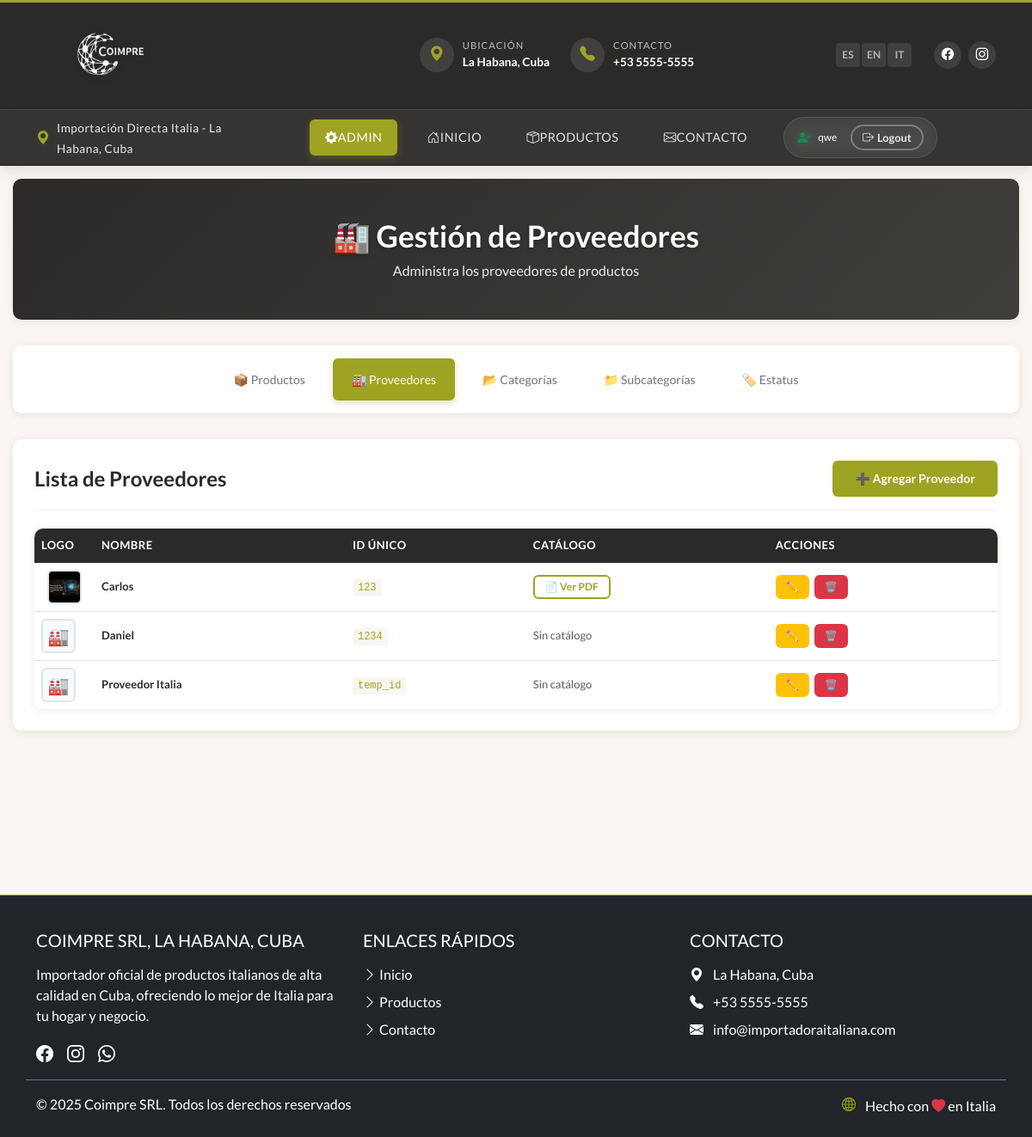
Page /productos/admin/proveedores/ (signed in) on the committed database.
### productos/models.py (models this page shows, shortened)
class Proveedor(models.Model):
    name = models.CharField(max_length=120, verbose_name="Nombre")
    slug = models.SlugField(unique=True, blank=True)
    logo = models.ImageField(upload_to='proveedores/', blank=True, null=True, verbose_name="Logo")
    id_unico = models.CharField(max_length=50, unique=True, verbose_name="ID Único", help_text="Identificador único del proveedor", default="temp_id")
    catalogo = models.FileField(upload_to='catalogos/', blank=True, null=True, verbose_name="Catálogo (PDF)")
    def count_productos(self):
        """Cuenta los productos activos del proveedor"""
        return self.productos_asociados.count()
    count_productos.short_description = "Productos Activos"
    class Meta:
        verbose_name = "Proveedor"
        verbose_name_plural = "Proveedores"

### productos/views.py (the view)
    def wrapper(request, *args, **kwargs):
        if not request.user.is_authenticated:
            messages.warning(request, 'Debes iniciar sesión para acceder a esta página.')
            return redirect('productos:secret_login')
        if not is_staff_user(request.user):
            messages.error(request, 'No tienes permisos para acceder a esta página.')
            raise Http404("Página no encontrada")
        return view_func(request, *args, **kwargs)

### productos/templates/productos/manage_proveedores.html (shortened to what this page needs)
{% extends 'coimpres_cuba/base.html' %}
{% load static %}
{% block extra_css %}
<link rel="stylesheet" href="{% static 'css/admin.css' %}">
{% endblock %}
{% block content %}
<div class="admin-container">
    {% include 'productos/partials/admin_header.html' with page_title="🏭 Gestión de Proveedores" page_description="Administra los proveedores de productos" %}
    <div class="admin-nav">
        <a href="{% url 'productos:admin_panel' %}" class="nav-link">📦 Productos</a>
        <a href="{% url 'productos:manage_proveedores' %}" class="nav-link active">🏭 Proveedores</a>
        <a href="{% url 'productos:manage_categories' %}" class="nav-link">📂 Categorías</a>
        <a href="{% url 'productos:manage_subcategories' %}" class="nav-link">📁 Subcategorías</a>
        <a href="{% url 'productos:manage_estatus' %}" class="nav-link">🏷️ Estatus</a>
    </div>
    <div class="admin-section">
        <div class="section-header">
            <h2>Lista de Proveedores</h2>
            <button class="btn btn-primary" onclick="showAddForm()">➕ Agregar Proveedor</button>
        </div>
        <div class="table-responsive">
            <table class="admin-table">
                <thead>
                    <tr>
                        <th>Logo</th>
                        <th>Nombre</th>
                        <th>ID Único</th>
                        <th>Catálogo</th>
                        <th>Acciones</th>
                    </tr>
                </thead>
                <tbody>
                    {% for proveedor in proveedores %}
                    <tr>
                        <td>
                            {% if proveedor.logo %}
                                <img src="{{ proveedor.logo.url }}" alt="{{ proveedor.name }}" class="product-thumb">
                            {% else %}
                                <div class="no-image">🏭</div>
                            {% endif %}
                        </td>
                        <td><strong>{{ proveedor.name }}</strong></td>
                        <td><code>{{ proveedor.id_unico }}</code></td>
                        <td>
                            {% if proveedor.catalogo %}
                                <a href="{{ proveedor.catalogo.url }}" target="_blank" class="btn btn-sm btn-outline-primary">📄 Ver PDF</a>
                            {% else %}
                                <span class="text-muted">Sin catálogo</span>
                            {% endif %}
                        </td>
                        <td>
                            <div class="action-buttons">
                                <a href="{% url 'productos:edit_proveedor' proveedor.pk %}" class="btn btn-sm btn-warning" title="Editar">✏️</a>
                                <button onclick="deleteItem({{ proveedor.pk }}, '{{ proveedor.name|escapejs }}', 'proveedor')" class="btn btn-sm btn-danger" title="Eliminar">🗑️</button>
                            </div>
                        </td>
                    </tr>
                    {% empty %}
                    <tr>
                        <td colspan="5" class="text-center text-muted">No hay proveedores registrados</td>
                    </tr>
                    {% endfor %}
                </tbody>
            </table>
        </div>
    </div>
</div>
{% endblock %}

### coimpres_cuba/templates/coimpres_cuba/base.html (shortened to what this page needs)
{% load static %}
<!DOCTYPE html>
<html lang="{{ lang }}">
<head>
    <link href="https://cdn.jsdelivr.net/npm/bootstrap@5.3.0/dist/css/bootstrap.min.css" rel="stylesheet">
    <link rel="stylesheet" href="https://cdn.jsdelivr.net/npm/bootstrap-icons@1.11.0/font/bootstrap-icons.css">
    <link rel="stylesheet" href="https://cdnjs.cloudflare.com/ajax/libs/animate.css/4.1.1/animate.min.css">
    <link rel="stylesheet" href="{% static 'css/styles.css' %}">
    <link rel="stylesheet" href="{% static 'css/header.css' %}">
    <link rel="stylesheet" href="{% static 'css/components.css' %}">
    {% block extra_css %}{% endblock %}
</head>
<body>
    <header class="enhanced-header position-relative">
        <div class="container py-0">
            <div class="header-main py-3">
                <div class="row align-items-center">
                    <div class="col-lg-4 col-md-3 col-7">
                        <a class="header-logo-container" href="{% url 'home' %}">
                            <div class="logo-wrapper">
                                <img src="{% static 'img/logo_3.png' %}" alt="Coimpres Cuba Logo" class="logo-img" />
                            </div>
                        </a>
                    </div>
                    <div class="col-lg-5 col-md-6 d-none d-md-block">
                        <div class="header-contact-info d-flex justify-content-center">
                            <div class="contact-info-item me-4">
                                <div class="contact-icon">
                                    <i class="bi bi-geo-alt-fill"></i>
                                </div>
                                <div class="contact-text">
                                    <span class="contact-label">Ubicación</span>
                                    <span class="contact-value">La Habana, Cuba</span>
                                </div>
                            </div>
                            <div class="contact-info-item">
                                <div class="contact-icon">
                                    <i class="bi bi-telephone-fill"></i>
                                </div>
                                <div class="contact-text">
                                    <span class="contact-label">Contacto</span>
                                    <span class="contact-value">+53 5555-5555</span>
                                </div>
                            </div>
                        </div>
                    </div>
                    <div class="col-lg-3 col-md-3 col-5">
                        <div class="header-actions d-flex align-items-center justify-content-end">
                            <div class="language-selector me-3">
                                <div class="btn-group" role="group">
                                    <a href="?lang=es" class="lang-btn {% if lang == 'es' %}active{% endif %}">ES</a>
                                    <a href="?lang=en" class="lang-btn {% if lang == 'en' %}active{% endif %}">EN</a>
                                    <a href="?lang=it" class="lang-btn {% if lang == 'it' %}active{% endif %}">IT</a>
                                </div>
                            </div>
                            <div class="header-social-icons d-none d-lg-flex">
                                <a href="#" class="social-icon-circle" aria-label="Facebook">
                                    <i class="bi bi-facebook"></i>
                                </a>
                                <a href="#" class="social-icon-circle" aria-label="Instagram">
                                    <i class="bi bi-instagram"></i>
                                </a>
                            </div>
                        </div>
                    </div>
                </div>
            </div>
        </div>
        <nav class="enhanced-nav">
            <div class="container">
                <div class="d-flex align-items-center justify-content-between py-2">
                    <div class="location-full d-none d-md-flex align-items-center">
                        <div class="location-icon">
                            <i class="bi bi-geo-alt-fill text-accent me-2"></i>
                        </div>
                        <div>
                            <span class="location-text">Importación Directa Italia - La Habana, Cuba</span>
                        </div>
                    </div>
                    <div class="navbar-collapse collapse-mobile d-lg-flex align-items-center justify-content-center" id="navbarNav">
                        <ul class="navbar-nav d-flex align-items-center">
                            {% if user.is_authenticated and user.is_staff %}
                            <li class="nav-item">
                                <a class="nav-link {% if '/productos/admin/' in request.path %}active{% endif %}" href="{% url 'productos:admin_panel' %}" title="Panel de Administración">
                                    <i class="bi bi-gear-fill"></i> Admin
                                </a>
                            </li>
                            {% endif %}
                            <li class="nav-item">
                                <a class="nav-link {% if request.path == '/' %}active{% endif %}" href="/">
                                    <i class="bi bi-house-door"></i> {{ i18n.home|default:"Inicio" }}
                                </a>
                            </li>
                            <li class="nav-item">
                                <a class="nav-link {% if request.path == '/productos/' %}active{% endif %}" href="/productos/">
                                    <i class="bi bi-box-seam"></i> {{ i18n.products|default:"Productos" }}
                                </a>
                            </li>
                            <li class="nav-item">
                                <a class="nav-link {% if request.path == '/contact/' %}active{% endif %}" href="/contact/">
                                    <i class="bi bi-envelope"></i> {{ i18n.contact|default:"Contacto" }}
                                </a>
                            </li>
                        </ul>
                        {% if user.is_authenticated and user.is_staff %}
                        <div class="navbar-auth-info d-flex align-items-center ms-lg-3">
                            <div class="auth-user-info d-none d-lg-flex align-items-center me-3">
                                <i class="bi bi-person-check-fill text-success me-2"></i>
                                <span class="text-white small">{{ user.get_full_name|default:user.username }}</span>
                            </div>
                            <a href="{% url 'productos:admin_logout' %}" class="btn btn-outline-light btn-sm" title="Cerrar Sesión">
                                <i class="bi bi-box-arrow-right"></i>
                                <span class="d-none d-lg-inline ms-1">Logout</span>
                            </a>
                        </div>
                        {% endif %}
                    </div>
                </div>
            </div>
        </nav>
    </header>
    <main>
        {% block content %}{% endblock %}
    </main>
    <footer class="bg-dark text-white py-4 mt-5">
        <div class="container">
            <div class="row py-3">
                <div class="col-lg-4 col-md-6 mb-4 mb-md-0">
                    <h5 class="text-uppercase mb-3">Coimpre SRL, La Habana, Cuba</h5>
                    <p class="mb-3">{{ i18n.footer_description|default:"Importador oficial de productos italianos de alta calidad en Cuba, ofreciendo lo mejor de Italia para tu hogar y negocio." }}</p>
                    <div class="d-flex social-icons">
                        <a href="#" class="me-3 text-white"><i class="bi bi-facebook fs-5"></i></a>
                        <a href="#" class="me-3 text-white"><i class="bi bi-instagram fs-5"></i></a>
                        <a href="#" class="text-white"><i class="bi bi-whatsapp fs-5"></i></a>
                    </div>
                </div>
                <div class="col-lg-4 col-md-6 mb-4 mb-md-0">
                    <h5 class="text-uppercase mb-3">{{ i18n.quick_links|default:"Enlaces Rápidos" }}</h5>
                    <ul class="list-unstyled">
                        <li class="mb-2"><a href="/" class="text-white text-decoration-none"><i class="bi bi-chevron-right"></i> {{ i18n.home|default:"Inicio" }}</a></li>
                        <li class="mb-2"><a href="{% url 'productos:product_list' %}" class="text-white text-decoration-none"><i class="bi bi-chevron-right"></i> {{ i18n.products|default:"Productos" }}</a></li>
                        <li><a href="/contact/" class="text-white text-decoration-none"><i class="bi bi-chevron-right"></i> {{ i18n.contact|default:"Contacto" }}</a></li>
                    </ul>
                </div>
                <div class="col-lg-4 col-md-6">
                    <h5 class="text-uppercase mb-3">{{ i18n.contact|default:"Contacto" }}</h5>
                    <p class="mb-2"><i class="bi bi-geo-alt-fill me-2"></i> {{ i18n.address|default:"La Habana, Cuba" }}</p>
                    <p class="mb-2"><i class="bi bi-telephone-fill me-2"></i> +53 5555-5555</p>
                    <p class="mb-2"><i class="bi bi-envelope-fill me-2"></i> info@importadoraitaliana.com</p>
                </div>
            </div>
            <div class="row pt-3 border-top border-secondary">
                <div class="col-md-6">
                    <p class="mb-0">&copy; 2025 Coimpre SRL. {{ i18n.rights|default:"Todos los derechos reservados" }}</p>
                </div>
                <div class="col-md-6 text-md-end">
                    <p class="mb-0">
                        <i class="bi bi-globe2 text-accent me-2"></i>
                        <span class="align-middle">{{ i18n.made_with_love|default:"Hecho con" }} <i class="bi bi-heart-fill text-danger"></i> {{ i18n.in_italy|default:"en Italia" }}</span>
                    </p>
                </div>
            </div>
        </div>
    </footer>
  </body>
</html>

### rows in the picture
Proveedor: logo (picture), name "Carlos", id_unico "123"
Proveedor: name "Daniel", id_unico "1234", catalogo "Sin catálogo"
Proveedor: name "Proveedor Italia", id_unico "temp_id", catalogo "Sin catálogo"

### other values in the picture
{{ i18n.home|default:"Inicio" }} "INICIO"
{{ i18n.products|default:"Productos" }} "PRODUCTOS"
{{ i18n.contact|default:"Contacto" }} "CONTACTO"
{{ user.get_full_name|default:user.username }} "qwe"
{{ page_title|default:"Panel de Administración" }} "🏭 Gestión de Proveedores"
{{ i18n.quick_links|default:"Enlaces Rápidos" }} "ENLACES RÁPIDOS"
{{ i18n.home|default:"Inicio" }} "Inicio"
{{ i18n.products|default:"Productos" }} "Productos"
{{ i18n.contact|default:"Contacto" }} "Contacto"
{{ i18n.address|default:"La Habana, Cuba" }} "La Habana, Cuba"
{{ i18n.rights|default:"Todos los derechos reservados" }} "Todos los derechos reservados"
{{ i18n.made_with_love|default:"Hecho con" }} "Hecho con"
{{ i18n.in_italy|default:"en Italia" }} "en Italia"
